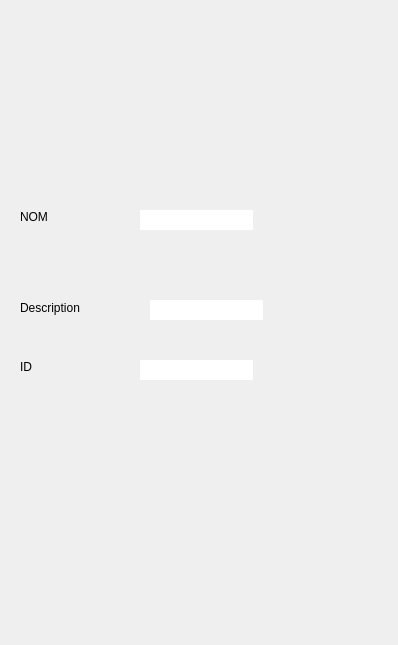
<?xml version="1.0" encoding="UTF-8"?>
<ui version="4.0">
 <class>Formulaire_ajout_menu</class>
 <widget class="QDialog" name="Formulaire_ajout_menu">
  <property name="geometry">
   <rect>
    <x>0</x>
    <y>0</y>
    <width>398</width>
    <height>645</height>
   </rect>
  </property>
  <property name="windowTitle">
   <string>Dialog</string>
  </property>
  <property name="styleSheet">
   <string notr="true">background-image:url(:ajouter_menu_formulaire.png);
border: transparent;
</string>
  </property>
  <widget class="QStackedWidget" name="stackedWidget">
   <property name="geometry">
    <rect>
     <x>0</x>
     <y>0</y>
     <width>391</width>
     <height>641</height>
    </rect>
   </property>
   <widget class="QWidget" name="page">
    <property name="styleSheet">
     <string notr="true">background-image:url(:ajouter_menu_formulaire.png);
border: transparent;
</string>
    </property>
    <widget class="QLineEdit" name="nom">
     <property name="geometry">
      <rect>
       <x>140</x>
       <y>210</y>
       <width>113</width>
       <height>20</height>
      </rect>
     </property>
    </widget>
    <widget class="QLabel" name="label">
     <property name="geometry">
      <rect>
       <x>20</x>
       <y>210</y>
       <width>47</width>
       <height>13</height>
      </rect>
     </property>
     <property name="text">
      <string>NOM</string>
     </property>
    </widget>
    <widget class="QLineEdit" name="description">
     <property name="geometry">
      <rect>
       <x>150</x>
       <y>300</y>
       <width>113</width>
       <height>20</height>
      </rect>
     </property>
    </widget>
    <widget class="QLabel" name="label_2">
     <property name="geometry">
      <rect>
       <x>20</x>
       <y>300</y>
       <width>71</width>
       <height>16</height>
      </rect>
     </property>
     <property name="text">
      <string>Description</string>
     </property>
    </widget>
    <widget class="QPushButton" name="suivant">
     <property name="geometry">
      <rect>
       <x>-10</x>
       <y>590</y>
       <width>211</width>
       <height>51</height>
      </rect>
     </property>
     <property name="styleSheet">
      <string notr="true">#suivant{
border: transparent;
border-radius: 20px;
background: transparent;

}

#suivant:hover{
background:rgba(46, 204, 113, 0.2);

}</string>
     </property>
     <property name="text">
      <string/>
     </property>
    </widget>
    <widget class="QPushButton" name="Cancel">
     <property name="geometry">
      <rect>
       <x>200</x>
       <y>590</y>
       <width>201</width>
       <height>51</height>
      </rect>
     </property>
     <property name="styleSheet">
      <string notr="true">
#Cancel{
border: transparent;
border-radius: 20px;
background: transparent;

}

#Cancel:hover{
background:rgba(192, 57, 43, 0.2);

}</string>
     </property>
     <property name="text">
      <string/>
     </property>
    </widget>
    <widget class="QLabel" name="label_3">
     <property name="geometry">
      <rect>
       <x>20</x>
       <y>360</y>
       <width>47</width>
       <height>13</height>
      </rect>
     </property>
     <property name="text">
      <string>ID</string>
     </property>
    </widget>
    <widget class="QLineEdit" name="Id">
     <property name="geometry">
      <rect>
       <x>140</x>
       <y>360</y>
       <width>113</width>
       <height>20</height>
      </rect>
     </property>
    </widget>
   </widget>
   <widget class="QWidget" name="page1">
    <property name="styleSheet">
     <string notr="true">background-image:url(:formulaire_terminer.png);
border: transparent;
</string>
    </property>
    <widget class="QPushButton" name="terminer">
     <property name="geometry">
      <rect>
       <x>0</x>
       <y>590</y>
       <width>401</width>
       <height>51</height>
      </rect>
     </property>
     <property name="styleSheet">
      <string notr="true">#terminer{
border: transparent;
border-radius: 20px;
background: transparent;

}

#terminer:hover{
background:rgba(46, 204, 113, 0.2);

}</string>
     </property>
     <property name="text">
      <string/>
     </property>
    </widget>
   </widget>
  </widget>
 </widget>
 <resources/>
 <connections/>
</ui>
